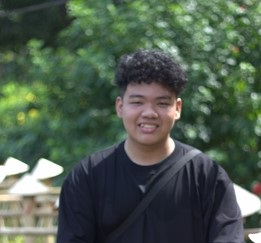
#> input picture ngxx_fus.jpg, 261 x 243 px, found by its file name
$ python Binary_Image.py
#> lines starting #> are read from the running program, lines starting #| are printed output that depends on the picture; after the words box and inside, x2 and y2 are one past the last pixel; in counts of white or black regions, pixels touching at a corner belong together
#> further down, original is the input picture: PIL image 261x243 RGB; mean R, G, B 78.1, 92.5, 78.5
### _4th_week/func.py
import cv2          #sử dụng thư viện xử lí ảnh openCV cho python
from PIL import Image
import numpy as np  #thư viện toán học

# [15 lines left out: function gray_scale_avg_PILLOW, not called in this run]

def gray_scale_lightness_PILLOW(Original : Image) -> Image:
    #tuple [L:R)
    w, h = Original.size
#> w = 261; h = 243
    # create an image
    gray = Image.new(Original.mode, Original.size)
#> gray: PIL image 261x243 RGB; every value is 0
    # the gray scale processing
    for x in range(w) :
        for y in range(h):
            localtion = (x,y)
            R, G, B = Original.getpixel( localtion )
            min_val = min(B, G, R)
            max_val = max(B, G, R)
            G_val = np.uint8( (max_val + min_val)/2 )
            color = (G_val, G_val, G_val)
            gray.putpixel( localtion, color)
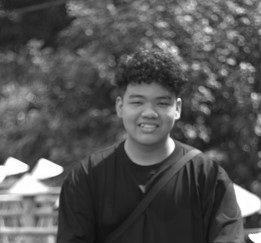
#> gray: PIL image 261x243 RGB; min 12, max 255, mean 84.6
    return gray

# [14 lines left out: function gray_scale_luminance_PILLOW, not called in this run]


def binary_image_PILLOW(Gray_Img : Image, threshold : np.uint8 = 127 )->Image:
    #get size
    w, h = Gray_Img.size
    #create an image
    res = Image.new( Gray_Img.mode, Gray_Img.size)
    # to binary image processing
    for x in range(w):
        for y in range(h):
            localtion = (x,y)
            R, G, B = Gray_Img.getpixel( localtion )
            if not (R == G and G == B) :
                return Gray_Img
            G_val  = R
            B_val = 0
            if G_val > threshold :
                B_val = 255
            color = (B_val, B_val, B_val)
            res.putpixel( localtion, color)
    return res

### _4th_week/Binary_Image.py
import numpy as np
from PIL import Image
import cv2
from func import gray_scale_lightness_PILLOW
from func import binary_image_PILLOW

image_path = r"D:\DOC\23-24_HK02\IMPR\ngxx_fus.jpg"

#open an image
original = Image.open( image_path )

gray = gray_scale_lightness_PILLOW(original)
cv2.imshow( "Gray", np.array(gray))

for threshold in (40, 70, 120, 145, 190):
    tmp = binary_image_PILLOW(gray, threshold)
    cv2.imshow( "threshold={}".format(threshold), np.array(tmp))
#> this loop made 5 passes
#> pass 1, `tmp = binary_image_PILLOW(gray, threshold)`:
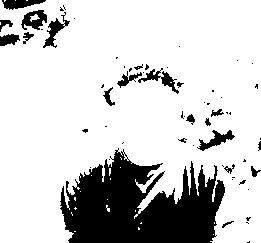
#> tmp: PIL image 261x243 RGB; 80.3% white; 60 black regions (39 under 20 px), largest, box (x1, y1, x2, y2) and area: (60, 148, 225, 243) 9987, (21, 10, 47, 30) 304, (197, 130, 235, 151) 296
#> pass 2, `tmp = binary_image_PILLOW(gray, threshold)`:
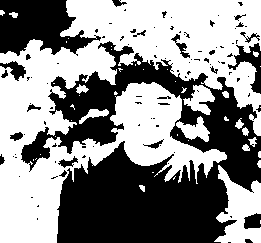
#> tmp: PIL image 261x243 RGB; 54.4% white; 100 black regions (76 under 20 px), largest, box (x1, y1, x2, y2) and area: (21, 41, 261, 243) 23103, (0, 0, 101, 56) 3571, (228, 43, 261, 94) 588
#> pass 3, `tmp = binary_image_PILLOW(gray, threshold)`:
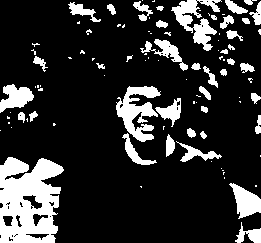
#> tmp: PIL image 261x243 RGB; 18.4% white; 97 white regions (56 under 20 px), largest, box (x1, y1, x2, y2) and area: (0, 157, 64, 243) 4017, (116, 86, 161, 142) 1260, (171, 0, 222, 51) 1027

cv2.waitKey(0)
cv2.destroyAllWindows()
